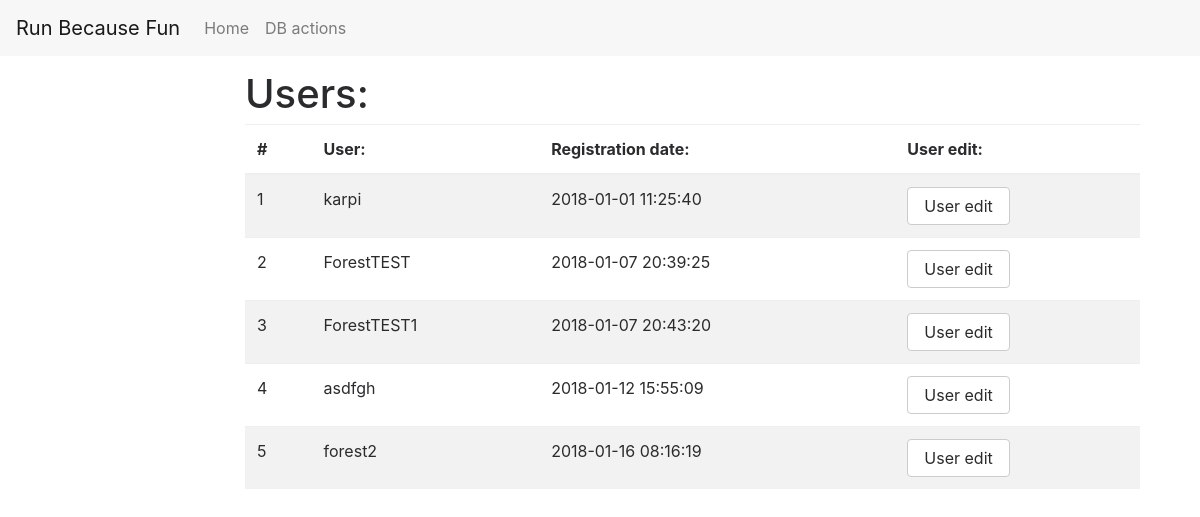
The page /hackaton/admin/index.php on the database its author committed.
### tables this page shows
CREATE TABLE `users` (
  `user_id` int(11) NOT NULL,
  `username` varchar(30) NOT NULL,
  `password` char(32) NOT NULL,
  `reg_date` timestamp NOT NULL DEFAULT CURRENT_TIMESTAMP
);

### hackaton/admin/index.php (the view, shortened to what this page needs)
<?php
include "../db_config.php";
$sql="SELECT * FROM users";
$result=mysqli_query($conn,$sql) or die(mysqli_error($conn));
$users=mysqli_fetch_all($result,MYSQLI_BOTH)
?>
<!DOCTYPE html>
<html lang="hu">
  <head>
    <link href="../bootstrap/css/bootstrap.min.css" rel="stylesheet">
  </head>
  <body>
  <nav class="navbar navbar-toggleable-md navbar-light bg-faded">
      <a class="navbar-brand" href="../index.php">Run Because Fun</a>
      <div class="collapse navbar-collapse" id="navbarSupportedContent">
          <ul class="navbar-nav mr-auto">
              <li class="nav-item">
                  <a class="nav-link" href="index.php">Home <span class="sr-only">(current)</span></a>
              </li>
              <li class="nav-item">
                  <a class="nav-link" href="settings.php">DB actions</a>
              </li>
          </ul>
      </div>
    </nav>
    <div class="container">
        <main class="col-sm-9 offset-sm-3 col-md-10 offset-md-2 pt-3">
          <h1>Users:</h1>
          <div class="table-responsive">
            <table class="table table-striped">
              <thead>
                <tr>
                  <th>#</th>
                  <th>User:</th>
                  <th>Registration date:</th>
                  <th>User edit:</th>
                </tr>
              </thead>
              <tbody>
              <?php
			  $i=0;
              foreach ($users as $user)
              {++$i;
				  echo"<tr>
                  <td><span title=\"Ez nem id, hanem sorszám.\">$i</span></td>
                  <td>{$user["username"]}</td>
                  <td>{$user["reg_date"]}</td>
                  <td><a class=\"btn btn-secondary\" href=\"../login.php?edit={$user["user_id"]}\">User edit</a></td>
                </tr>
			  ";}?>
              </tbody>
            </table>
          </div>
        </main>
    </div>
  </body>
</html>

### rows shown on the page
users: username "karpi", reg_date "2018-01-01 11:25:40"
users: username "ForestTEST", reg_date "2018-01-07 20:39:25"
users: username "ForestTEST1", reg_date "2018-01-07 20:43:20"
users: username "asdfgh", reg_date "2018-01-12 15:55:09"
users: username "forest2", reg_date "2018-01-16 08:16:19"
